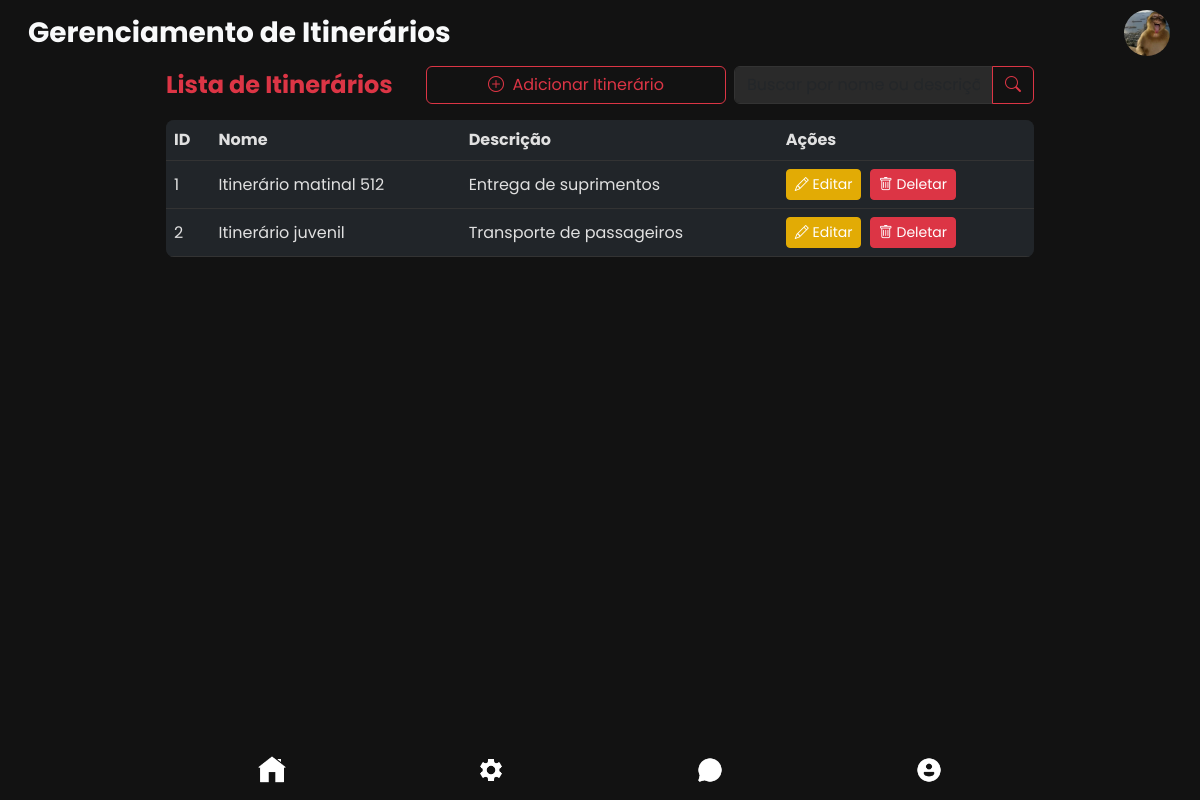
Page /public/adm/itinerarios.php (signed in) on the committed database.
### tables this page shows
CREATE TABLE itinerarios (
    id INT AUTO_INCREMENT PRIMARY KEY,
    nome VARCHAR(100) NOT NULL,  
    descricao TEXT,
    status ENUM('ativo', 'inativo') NOT NULL DEFAULT 'ativo'
);

### public/adm/itinerarios.php (the view, shortened to what this page needs)
<?php
require "../../config/bd.php";
$busca = $_GET['busca'] ?? '';
$where_clause = !empty($busca) ? "WHERE (i.nome LIKE ? OR i.descricao LIKE ?)" : "";
$stmt_itinerarios = $conn->prepare("SELECT i.id, i.nome, i.descricao
                                   FROM itinerarios i
                                   $where_clause
                                   ORDER BY i.id ASC
                                   LIMIT 20");
$stmt_itinerarios->execute();
$itinerarios = $stmt_itinerarios->get_result()->fetch_all(MYSQLI_ASSOC);
?>
<!DOCTYPE html>
<html lang="pt-BR">
<head>
    <link href="https://cdn.jsdelivr.net/npm/bootstrap@5.3.0/dist/css/bootstrap.min.css" rel="stylesheet" />
    <link rel="stylesheet" href="https://cdn.jsdelivr.net/npm/bootstrap-icons@1.11.0/font/bootstrap-icons.css">
</head>
<body>
    <header class="bg-transparent">
        <nav class="navbar navbar-expand-lg navbar-dark bg-transparent px-3 py-2">
            <div class="container-fluid">
                <div class="d-flex justify-content-between align-items-center w-100">
                    <div class="text-oi">
                        <h1 class="text-light fw-bold mb-0 fs-3">Gerenciamento de Itinerários</h1>
                    </div>
                    <div class="pfp">
                        <img src="<?php echo htmlspecialchars($_SESSION['foto'] ?? '../../assets/img/perfil.png'); ?>" alt="Foto de perfil" class="pfp-img" />
                    </div>
                </div>
            </div>
        </nav>
    </header>
    <main class="container px-3" style="max-width: 900px; margin-bottom: 2rem;">
        <div class="atividades mb-5">
            <div class="d-flex justify-content-between align-items-center mb-3">
                <h3 class="text-danger fw-bold fs-4 mb-0">Lista de Itinerários</h3>
                <div class="d-flex gap-2">
                    <button class="btn btn-outline-danger" onclick="limparModalParaAdicionar()" data-bs-toggle="modal" data-bs-target="#editarModal" style="width: 300px;" >
                        <i class="bi bi-plus-circle me-1"></i> Adicionar Itinerário
                    </button>
                    <div class="input-group" style="max-width: 300px;">
                        <input type="text" class="form-control" id="buscaInput" placeholder="Buscar por nome ou descrição..." value="<?php echo htmlspecialchars($busca); ?>">
                        <button class="btn btn-outline-danger" type="button" onclick="filtrarItinerarios()"><i class="bi bi-search"></i></button>
                    </div>
                </div>
            </div>
            <div class="table-responsive">
                <table class="table table-dark table-hover rounded-3 overflow-hidden" id="itinerariosTable">
                    <thead>
                        <tr>
                            <th scope="col">ID</th>
                            <th scope="col">Nome</th>
                            <th scope="col">Descrição</th>
                            <th scope="col">Ações</th>
                        </tr>
                    </thead>
                    <tbody>
                        <?php if (!empty($itinerarios)): ?>
                            <?php foreach ($itinerarios as $itinerario): ?>
                                <tr data-nome="<?php echo strtolower($itinerario['nome']); ?>" data-descricao="<?php echo strtolower($itinerario['descricao']); ?>">
                                    <td><?php echo $itinerario['id']; ?></td>
                                    <td><?php echo htmlspecialchars($itinerario['nome']); ?></td>
                                    <td class="content-align-center" ><?php echo htmlspecialchars($itinerario['descricao']); ?></td>
                                    <td>
                                        <button class="btn btn-sm btn-warning me-1" onclick="editarItinerario(<?php echo $itinerario['id']; ?>, '<?php echo htmlspecialchars(addslashes($itinerario['nome'])); ?>', '<?php echo htmlspecialchars(addslashes($itinerario['descricao'])); ?>')">
                                            <i class="bi bi-pencil"></i> Editar
                                        </button>
                                        <form method="POST" action="model/itinerario.php?id=<?php echo $itinerario['id']; ?>" style="display: inline;" onsubmit="return confirm('Deletar este itinerário? Ação irreversível!');">
                                            <button type="submit" class="btn btn-sm btn-danger" name="deletar" ><i class="bi bi-trash"></i> Deletar</button>
                                        </form>
                                    </td>
                                </tr>
                            <?php endforeach; ?>
                        <?php else: ?>
                            <tr>
                                <td colspan="4" class="text-center text-light">Nenhum itinerário encontrado.</td>
                            </tr>
                        <?php endif; ?>
                    </tbody>
                </table>
            </div>
        </div>
    </main>
    <footer class="rodape position-fixed bottom-0 w-100 py-2 px-3" role="contentinfo" aria-label="Menu de navegação inferior">
        <div class="container d-flex justify-content-around align-items-center" style="max-width: 900px;">
            <a href="home.php" class="footer-icon text-center text-decoration-none p-2" aria-label="Início">
                <img src="../../assets/img/casa.png" alt="Início" />
            </a>
            <a href="gerenciamento.php" class="footer-icon text-center text-decoration-none p-2" aria-label="Gerenciamento">
                <img src="../../assets/img/gerenciamento.png" alt="Gerenciamento" />
            </a>
            <a href="chat.php" class="footer-icon text-center text-decoration-none p-2" aria-label="Chat">
                <img src="../../assets/img/chat.png" alt="Chat" />
            </a>
            <a href="perfil.php" class="footer-icon text-center text-decoration-none p-2" aria-label="Perfil">
                <img src="../../assets/img/perfil.png" alt="Perfil" />
            </a>
        </div>
    </footer>
</body>
</html>

### public/adm/itinerarios.php (style rules this page uses)
body { font-family: 'Poppins', sans-serif; background-color: #121212; color: #e0e0e0; min-height: 100vh; padding-bottom: 70px; }
.pfp-img { width: 50px; height: 50px; object-fit: cover; border-radius: 50%; border: 2px solid transparent; transition: border-color 0.3s ease; }
.footer-icon img { width: 28px; height: 28px; filter: brightness(0) invert(1); transition: filter 0.3s ease; }
.rodape { background-color: #121212; border: none; box-shadow: none; z-index: 1000; }
.table-dark { background-color: #1e1e1e; }
.table-dark th, .table-dark td { border-color: #333; color: #e0e0e0; vertical-align: middle; }
.table-dark .btn { white-space: nowrap; }
.form-control, .form-select { background-color: #2a2a2a; border-color: #333; color: #e0e0e0; }
.btn-warning { background-color: #e2ab05ff; border-color: #e2ab05ff; color: #fff; }
.btn-danger { background-color: #dc3545; border-color: #dc3545; }

### rows in the picture
itinerarios: id "1", nome "Itinerário matinal 512", descricao "Entrega de suprimentos"
itinerarios: id "2", nome "Itinerário juvenil", descricao "Transporte de passageiros"
